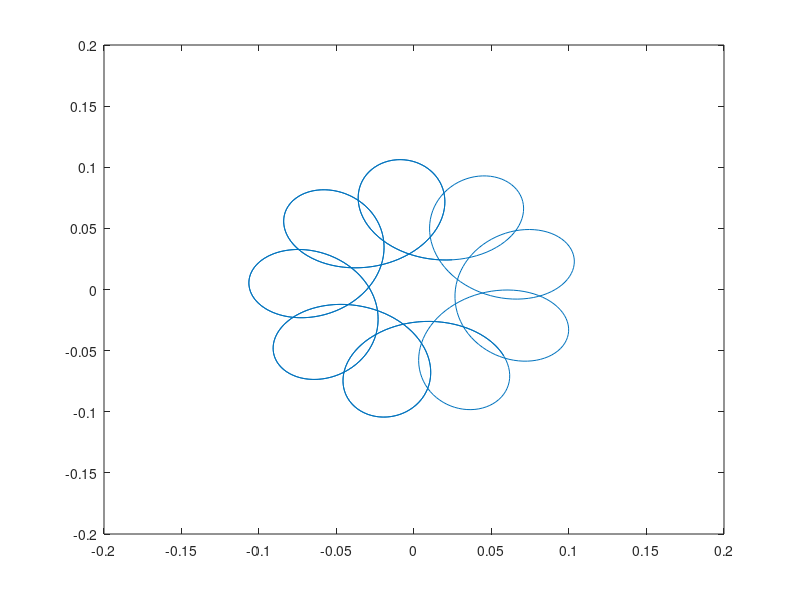

Source code (MATLAB):
a = 1/2;
b = 1/3;
n = 8;
m = 8;
t = -5:0.01:5;
x = cos(t)-a*cos(m*t)+b*sin(n*t);
y = sin(t)+a*sin(m*t)+b*cos(n*t);
k = 15;
plot(x/k, y/k)